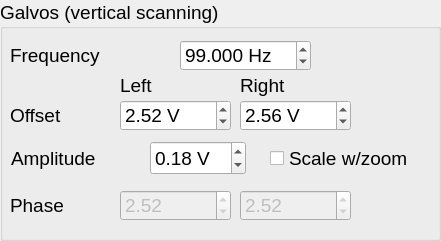
           <widget class="QGroupBox" name="groupBox_7">
            <property name="enabled">
             <bool>true</bool>
            </property>
            <property name="geometry">
             <rect>
              <x>450</x>
              <y>260</y>
              <width>441</width>
              <height>241</height>
             </rect>
            </property>
            <property name="font">
             <font>
              <pointsize>14</pointsize>
             </font>
            </property>
            <property name="title">
             <string>Galvos (vertical scanning)</string>
            </property>
            <widget class="QLabel" name="label_24">
             <property name="geometry">
              <rect>
               <x>10</x>
               <y>40</y>
               <width>131</width>
               <height>31</height>
              </rect>
             </property>
             <property name="font">
              <font>
               <pointsize>14</pointsize>
              </font>
             </property>
             <property name="text">
              <string>Frequency</string>
             </property>
            </widget>
            <widget class="QDoubleSpinBox" name="GalvoFrequencySpinBox">
             <property name="enabled">
              <bool>true</bool>
             </property>
             <property name="geometry">
              <rect>
               <x>180</x>
               <y>40</y>
               <width>131</width>
               <height>31</height>
              </rect>
             </property>
             <property name="font">
              <font>
               <pointsize>14</pointsize>
              </font>
             </property>
             <property name="suffix">
              <string> Hz</string>
             </property>
             <property name="decimals">
              <number>3</number>
             </property>
             <property name="maximum">
              <double>400.000000000000000</double>
             </property>
             <property name="singleStep">
              <double>0.001000000000000</double>
             </property>
             <property name="value">
              <double>99.000000000000000</double>
             </property>
            </widget>
            <widget class="QLabel" name="label_42">
             <property name="geometry">
              <rect>
               <x>120</x>
               <y>70</y>
               <width>91</width>
               <height>31</height>
              </rect>
             </property>
             <property name="font">
              <font>
               <pointsize>14</pointsize>
              </font>
             </property>
             <property name="text">
              <string>Left</string>
             </property>
            </widget>
            <widget class="QLabel" name="label_43">
             <property name="geometry">
              <rect>
               <x>240</x>
               <y>70</y>
               <width>91</width>
               <height>31</height>
              </rect>
             </property>
             <property name="font">
              <font>
               <pointsize>14</pointsize>
              </font>
             </property>
             <property name="text">
              <string>Right</string>
             </property>
            </widget>
            <widget class="QLabel" name="label_44">
             <property name="geometry">
              <rect>
               <x>10</x>
               <y>100</y>
               <width>131</width>
               <height>31</height>
              </rect>
             </property>
             <property name="font">
              <font>
               <pointsize>14</pointsize>
              </font>
             </property>
             <property name="text">
              <string>Offset</string>
             </property>
            </widget>
            <widget class="QLabel" name="label_45">
             <property name="geometry">
              <rect>
               <x>11</x>
               <y>144</y>
               <width>131</width>
               <height>28</height>
              </rect>
             </property>
             <property name="font">
              <font>
               <pointsize>14</pointsize>
              </font>
             </property>
             <property name="text">
              <string>Amplitude</string>
             </property>
            </widget>
            <widget class="QDoubleSpinBox" name="LeftGalvoAmplitudeSpinBox">
             <property name="enabled">
              <bool>true</bool>
             </property>
             <property name="geometry">
              <rect>
               <x>150</x>
               <y>141</y>
               <width>96</width>
               <height>34</height>
              </rect>
             </property>
             <property name="font">
              <font>
               <pointsize>14</pointsize>
              </font>
             </property>
             <property name="toolTip">
              <string>Defines vertical scanning range (heights of the light sheet illuminated area)</string>
             </property>
             <property name="suffix">
              <string> V</string>
             </property>
             <property name="maximum">
              <double>5.000000000000000</double>
             </property>
             <property name="singleStep">
              <double>0.010000000000000</double>
             </property>
             <property name="value">
              <double>0.180000000000000</double>
             </property>
            </widget>
            <widget class="QDoubleSpinBox" name="RightGalvoOffsetSpinBox">
             <property name="enabled">
              <bool>true</bool>
             </property>
             <property name="geometry">
              <rect>
               <x>240</x>
               <y>100</y>
               <width>111</width>
               <height>31</height>
              </rect>
             </property>
             <property name="font">
              <font>
               <pointsize>14</pointsize>
              </font>
             </property>
             <property name="toolTip">
              <string>Vertical offset of the laser beam, Right arm.</string>
             </property>
             <property name="suffix">
              <string> V</string>
             </property>
             <property name="minimum">
              <double>-5.000000000000000</double>
             </property>
             <property name="maximum">
              <double>5.000000000000000</double>
             </property>
             <property name="singleStep">
              <double>0.010000000000000</double>
             </property>
             <property name="value">
              <double>2.560000000000000</double>
             </property>
            </widget>
            <widget class="QDoubleSpinBox" name="LeftGalvoOffsetSpinBox">
             <property name="enabled">
              <bool>true</bool>
             </property>
             <property name="geometry">
              <rect>
               <x>120</x>
               <y>100</y>
               <width>111</width>
               <height>31</height>
              </rect>
             </property>
             <property name="font">
              <font>
               <pointsize>14</pointsize>
              </font>
             </property>
             <property name="toolTip">
              <string>Vertical offset of the laser beam, Left arm.</string>
             </property>
             <property name="suffix">
              <string> V</string>
             </property>
             <property name="minimum">
              <double>-5.000000000000000</double>
             </property>
             <property name="maximum">
              <double>5.000000000000000</double>
             </property>
             <property name="singleStep">
              <double>0.010000000000000</double>
             </property>
             <property name="value">
              <double>2.520000000000000</double>
             </property>
            </widget>
            <widget class="QLabel" name="label_46">
             <property name="geometry">
              <rect>
               <x>10</x>
               <y>190</y>
               <width>131</width>
               <height>31</height>
              </rect>
             </property>
             <property name="font">
              <font>
               <pointsize>14</pointsize>
              </font>
             </property>
             <property name="text">
              <string>Phase</string>
             </property>
            </widget>
            <widget class="QDoubleSpinBox" name="LeftGalvoPhaseSpinBox">
             <property name="enabled">
              <bool>false</bool>
             </property>
             <property name="geometry">
              <rect>
               <x>120</x>
               <y>190</y>
               <width>111</width>
               <height>31</height>
              </rect>
             </property>
             <property name="font">
              <font>
               <pointsize>14</pointsize>
              </font>
             </property>
             <property name="maximum">
              <double>360.000000000000000</double>
             </property>
             <property name="singleStep">
              <double>0.010000000000000</double>
             </property>
             <property name="value">
              <double>2.520000000000000</double>
             </property>
            </widget>
            <widget class="QDoubleSpinBox" name="RightGalvoPhaseSpinBox">
             <property name="enabled">
              <bool>false</bool>
             </property>
             <property name="geometry">
              <rect>
               <x>240</x>
               <y>190</y>
               <width>111</width>
               <height>31</height>
              </rect>
             </property>
             <property name="font">
              <font>
               <pointsize>14</pointsize>
              </font>
             </property>
             <property name="maximum">
              <double>360.000000000000000</double>
             </property>
             <property name="singleStep">
              <double>0.010000000000000</double>
             </property>
             <property name="value">
              <double>2.520000000000000</double>
             </property>
            </widget>
            <widget class="QCheckBox" name="checkBoxScaleWZoom">
             <property name="geometry">
              <rect>
               <x>270</x>
               <y>142</y>
               <width>171</width>
               <height>32</height>
              </rect>
             </property>
             <property name="font">
              <font>
               <pointsize>14</pointsize>
              </font>
             </property>
             <property name="toolTip">
              <string>Auto-adjust the galvo amplitude when zoom is changed</string>
             </property>
             <property name="text">
              <string>Scale w/zoom</string>
             </property>
            </widget>
            <zorder>label_24</zorder>
            <zorder>GalvoFrequencySpinBox</zorder>
            <zorder>label_42</zorder>
            <zorder>label_43</zorder>
            <zorder>label_44</zorder>
            <zorder>LeftGalvoAmplitudeSpinBox</zorder>
            <zorder>RightGalvoOffsetSpinBox</zorder>
            <zorder>LeftGalvoOffsetSpinBox</zorder>
            <zorder>label_46</zorder>
            <zorder>LeftGalvoPhaseSpinBox</zorder>
            <zorder>RightGalvoPhaseSpinBox</zorder>
            <zorder>checkBoxScaleWZoom</zorder>
            <zorder>label_45</zorder>
           </widget>
